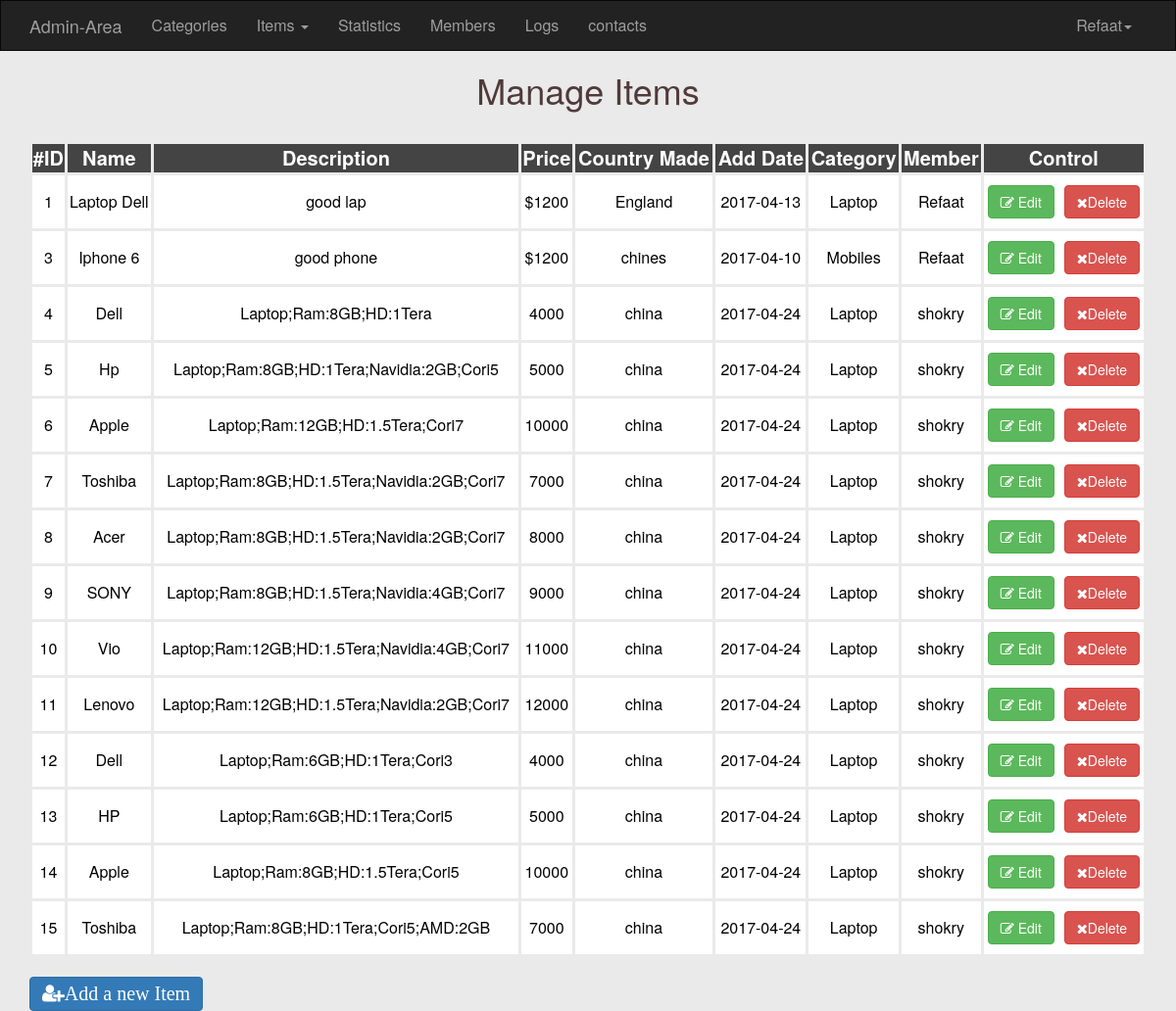
The page /Admin/Items.php (signed in) on the database its author committed.
### tables this page shows
CREATE TABLE IF NOT EXISTS `items` (
  `ItemID` int(11) NOT NULL AUTO_INCREMENT,
  `Name` varchar(255) NOT NULL,
  `Description` text NOT NULL,
  `Price` varchar(255) NOT NULL,
  `Add_Date` date NOT NULL,
  `Country_Made` varchar(255) NOT NULL,
  `Status` varchar(255) NOT NULL,
  `Cat_ID` int(11) NOT NULL,
  `Member_ID` int(11) NOT NULL,
  PRIMARY KEY (`ItemID`),
  KEY `con3` (`Member_ID`),
  KEY `const1` (`Cat_ID`)
);

CREATE TABLE IF NOT EXISTS `categories` (
  `ID` int(11) NOT NULL AUTO_INCREMENT,
  `Name` varchar(255) NOT NULL,
  `Description` text NOT NULL,
  PRIMARY KEY (`ID`)
);

### Admin/Items.php (the view, shortened to what this page needs)
<?php
    if(isset($_SESSION['username']))
    {
     include "init.php";
        $do = isset($_GET['do']) ? $_GET['do'] : 'manage';
        if($do == "manage")
        {
            $stmt=$con->prepare("SELECT
                                items.* , categories.Name AS category_Name , adminusers.UserName
                                FROM items
                                INNER JOIN categories ON categories.ID = items.Cat_ID
                                INNER JOIN adminusers ON adminusers.UserID = items.Member_ID");
            $stmt->execute();
            $rows = $stmt->fetchAll();
    ?>
    <h1 class="text-center">Manage Items</h1><br>
        <div class="container">
            <div class="table-responsive">
                <table class="main-table text-center table table-bordered">
                    <tr>
                        <th>#ID</th>
                        <th>Name</th>
                        <th>Description</th>
                        <th>Price</th>
                        <th>Country Made</th>
                        <th>Add Date</th>
                        <th>Category</th>
                        <th>Member</th>
                        <th>Control</th>
                    </tr>
                    <?php
                    foreach($rows as $row)
                    {
                        echo "<tr>";
                        echo "<td>" .$row['ItemID']."</td>";
                        echo "<td>" .$row['Name']."</td>";
                        echo "<td>" .$row['Description']."</td>";
                        echo "<td>" .$row['Price']."</td>";
                        echo "<td>" .$row['Country_Made']."</td>";
                        echo "<td>" .$row['Add_Date']."</td>";
                        echo "<td>" .$row['category_Name']."</td>";
                        echo "<td>" .$row['UserName']."</td>";
                        echo "<td>";
                        echo "<a href='Items.php?do=edit&Item_Id=".$row['ItemID']."'class='EditBtn btn btn-success'><i class ='fa fa-edit'></i>
                        Edit</a>";
                        echo "<a href='Items.php?do=delete&Item_Id=".$row['ItemID']."' class='btn btn-danger confirm'><i class ='fa fa-close'></i>Delete</a>";
                        echo "</td>";
                        echo "</tr>";
                    }
                    ?>
                </table>
            </div>
                      <a href='Items.php?do=add' class="btn btn-primary"><li class="AddBtn fa fa-user-plus">Add a new Item</li></a>
        </div>
        <?php
        }
}
  else
    {
        header('Location:index.php');
        exit();
    }
include $tpl . "footer.php";
?>

### Admin/Layout/css/backend.css (style rules this page uses)
body { background-color: #EAEAEA; font-size: 16px; }
.text-center { color: #503a3a; }
.main-table th { text-align: center; color: #FFF; background-color: #444; font-size: 20px; padding: 0px; }
.main-table td { text-align: center; color: black; background-color: #FFF; font-size: 16px; }
.table > tbody > tr > td, .table > tbody > tr > th, .table > tfoot > tr > td, .table > tfoot > tr > th, .table > thead > tr > td, .table > thead > tr > th { padding: 0px; vertical-align: middle; }
.table-bordered > tbody > tr > td, .table-bordered > tbody > tr > th, .table-bordered > tfoot > tr > td, .table-bordered > tfoot > tr > th, .table-bordered > thead > tr > td, .table-bordered > thead > tr > th { border: 3px solid #EAEAEA }
.EditBtn { margin-right: 10px; margin-top: 10px; margin-bottom: 10px; }
.AddBtn { font-size: 20px; }

### rows shown on the page
items: ItemID "1", Name "Laptop Dell", Description "good lap", Price "$1200", Country_Made "England", Add_Date "2017-04-13", Cat_ID.Name "Laptop", Member_ID.Username "Refaat"
items: ItemID "3", Name "Iphone 6", Description "good phone", Price "$1200", Country_Made "chines", Add_Date "2017-04-10", Cat_ID.Name "Mobiles", Member_ID.Username "Refaat"
items: ItemID "4", Name "Dell", Description "Laptop;Ram:8GB;HD:1Tera", Price "4000", Country_Made "china", Add_Date "2017-04-24", Cat_ID.Name "Laptop", Member_ID.Username "shokry"
items: ItemID "5", Name "Hp", Description "Laptop;Ram:8GB;HD:1Tera;Navidia:2GB;Cori5", Price "5000", Country_Made "china", Add_Date "2017-04-24", Cat_ID.Name "Laptop", Member_ID.Username "shokry"
items: ItemID "6", Name "Apple", Description "Laptop;Ram:12GB;HD:1.5Tera;Cori7", Price "10000", Country_Made "china", Add_Date "2017-04-24", Cat_ID.Name "Laptop", Member_ID.Username "shokry"
items: ItemID "7", Name "Toshiba", Description "Laptop;Ram:8GB;HD:1.5Tera;Navidia:2GB;Cori7", Price "7000", Country_Made "china", Add_Date "2017-04-24", Cat_ID.Name "Laptop", Member_ID.Username "shokry"
items: ItemID "8", Name "Acer", Description "Laptop;Ram:8GB;HD:1.5Tera;Navidia:2GB;Cori7", Price "8000", Country_Made "china", Add_Date "2017-04-24", Cat_ID.Name "Laptop", Member_ID.Username "shokry"
items: ItemID "9", Name "SONY", Description "Laptop;Ram:8GB;HD:1.5Tera;Navidia:4GB;Cori7", Price "9000", Country_Made "china", Add_Date "2017-04-24", Cat_ID.Name "Laptop", Member_ID.Username "shokry"
items: ItemID "10", Name "Vio", Description "Laptop;Ram:12GB;HD:1.5Tera;Navidia:4GB;Cori7", Price "11000", Country_Made "china", Add_Date "2017-04-24", Cat_ID.Name "Laptop", Member_ID.Username "shokry"
items: ItemID "11", Name "Lenovo", Description "Laptop;Ram:12GB;HD:1.5Tera;Navidia:2GB;Cori7", Price "12000", Country_Made "china", Add_Date "2017-04-24", Cat_ID.Name "Laptop", Member_ID.Username "shokry"
items: ItemID "12", Name "Dell", Description "Laptop;Ram:6GB;HD:1Tera;Cori3", Price "4000", Country_Made "china", Add_Date "2017-04-24", Cat_ID.Name "Laptop", Member_ID.Username "shokry"
items: ItemID "13", Name "HP", Description "Laptop;Ram:6GB;HD:1Tera;Cori5", Price "5000", Country_Made "china", Add_Date "2017-04-24", Cat_ID.Name "Laptop", Member_ID.Username "shokry"
items: ItemID "14", Name "Apple", Description "Laptop;Ram:8GB;HD:1.5Tera;Cori5", Price "10000", Country_Made "china", Add_Date "2017-04-24", Cat_ID.Name "Laptop", Member_ID.Username "shokry"
items: ItemID "15", Name "Toshiba", Description "Laptop;Ram:8GB;HD:1Tera;Cori5;AMD:2GB", Price "7000", Country_Made "china", Add_Date "2017-04-24", Cat_ID.Name "Laptop", Member_ID.Username "shokry"

### other values the page prints
lang("Home-Admin") "Admin-Area"
lang('Categories') "Categories"
lang('Statistics') "Statistics"
lang('Members') "Members"
lang('Logs') "Logs"
lang('contacts') "contacts"
$_SESSION['username'] "Refaat"
